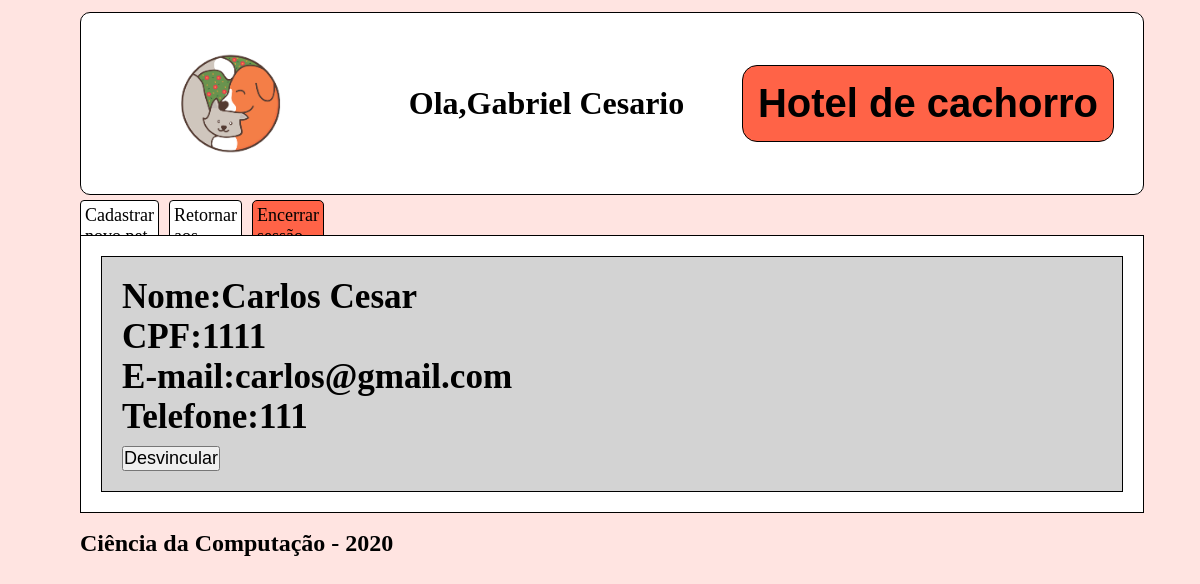
The page /monitor-escolhido (signed in) on the database its author committed.
### cliente/models.py (models this page shows, shortened)
class Pessoa(models.Model):
    _CPF = models.CharField(max_length=16, blank=False,null=False, default=0)
    _nome = models.CharField("Nome",max_length=100,blank=False,null=False)
    _email = models.EmailField("E-Mail",max_length=200,blank=True, null=False, unique=True)
    _tel = models.CharField("Telefone",max_length=20,blank=True,null=True)
    user = models.OneToOneField(User, verbose_name="Usuario",on_delete=models.CASCADE, null=True)
    class Meta:
        abstract = True
    @property
    def nome(self):
        return self._nome
    @property
    def CPF(self):
        return self._CPF
    @property
    def email(self):
        return self._email
    @property
    def tel(self):
        return self._tel

class Cliente(Pessoa):
    monitor_escolhido = models.ForeignKey(Monitor, verbose_name="Monitor responsável", on_delete=models.CASCADE, null=True,blank=True)
    class Meta:
        verbose_name = 'cliente'
        verbose_name_plural = 'clientes'

### cliente/views.py (the view)
# urls.py: path('monitor-escolhido', views.monitor_escolhido),
@login_required(login_url='/login/')
def monitor_escolhido(request):
    cliente = Cliente.objects.get(user = request.user)
    return render(request, 'monitor-escolhido.html',{'cliente':cliente})

### cliente/templates/monitor-escolhido.html (shortened to what this page needs)
{%load static%}
<!DOCTYPE html>
<html lang="en">
<head>
</head>
<body>
    <div class="header">
            <img class="logo" src="{% static 'logo.png' %}" alt="My image">
            <h1 class="user">Ola,{{cliente.nome}}</h1>
            <h1 class="title">Hotel de cachorro</h1>
    </div>
    <div class="nav">
            <ul class="nav-1">
                <li class='cadastro'><a href="/pet/register/">Cadastrar novo pet</a></li>
                <li class='logout'><a href="/logout/">Encerrar sessão</a></li>
                <li class='monitor'><a href="/">Retornar aos meus pets</a></li>
            </ul>
    </div>
    <div class="conteudo">
        {%if cliente.monitor_escolhido%}
        <div class="pet">
            <h3>Nome:{{cliente.monitor_escolhido.nome}}</h3>
            <h3>CPF:{{cliente.monitor_escolhido.CPF}}</h3>
            <h3>E-mail:{{cliente.monitor_escolhido.email}}</h3>
            <h3>Telefone:{{cliente.monitor_escolhido.tel}}</h3>
            <button><a href='/monitor-escolhido/leave-monitor'>Desvincular</a></button>
        {%else%}
            <h1>Nenhum monitor</h1>
            <button><a href='/monitores-disponiveis/'>Encontre um monitor</a></button>
        {%endif%}
        </div>
    </div>
    <div class="footer">
        <footer>
            <h2>Ciência da Computação - 2020</h2>
        </footer>
    </div>
</body>
</html>

### cliente/templates/monitor-escolhido.html (style rules this page uses)
* { padding:0; margin:0; }
body { display: grid; background-color:mistyrose; min-width: 100vh; grid-template-columns: 1fr; grid-template-rows: 200px 30px 1fr 100px; grid-template-areas: 'cabecalho' 'navegacao' 'conteudo' 'rodape'; }
.header { display:flex; margin:12px 80px 5px 80px; grid-area: cabecalho; background-color:white; align-items:center; border:solid 1px black; border-radius: 10px; justify-content: space-around; }
.logo { height: 100%; }
.title { font-size:40px; font-family: Arial, "Helvetica Neue", Helvetica, sans-serif; border:solid 1px black; background-color:tomato; padding:15px; border-radius:15px; }
.nav { grid-area:navegacao; margin:0px 900px 5px 80px; }
.nav-1 { display: grid; list-style: none; grid-template-columns: 1fr 1fr 1fr; grid-gap: 10px; grid-template-areas: 'botao-1 botao-2 botao-3'; }
.nav-1 .cadastro { grid-area:botao-1; padding:4px; background-color:white; border:solid 1px black; border-radius: 4px; }
.nav-1 .logout { grid-area:botao-3; padding:4px; border:solid 1px black; background-color:tomato; border-radius: 5px; }
.nav-1 .monitor { grid-area:botao-2; padding:4px; background-color:white; border:solid 1px black; border-radius: 4px; }
a { text-decoration: none; font-size: 18px; color:black; }
.conteudo { grid-area:conteudo; margin:5px 80px 5px 80px; background-color:white; display: grid; grid-template-columns: 1fr; grid-gap: 24px; border:solid 1px black; }
.pet { margin:20px; border:solid 1px black; padding:20px; background-color:lightgray; font-size: 30px; }
.footer { grid-area:rodape; margin:12px 80px 5px 80px; }

### rows shown on the page
Cliente: nome "Gabriel Cesario", monitor_escolhido.nome "Carlos Cesar", monitor_escolhido.CPF "1111", monitor_escolhido.email "carlos@gmail.com", monitor_escolhido.tel "111"
